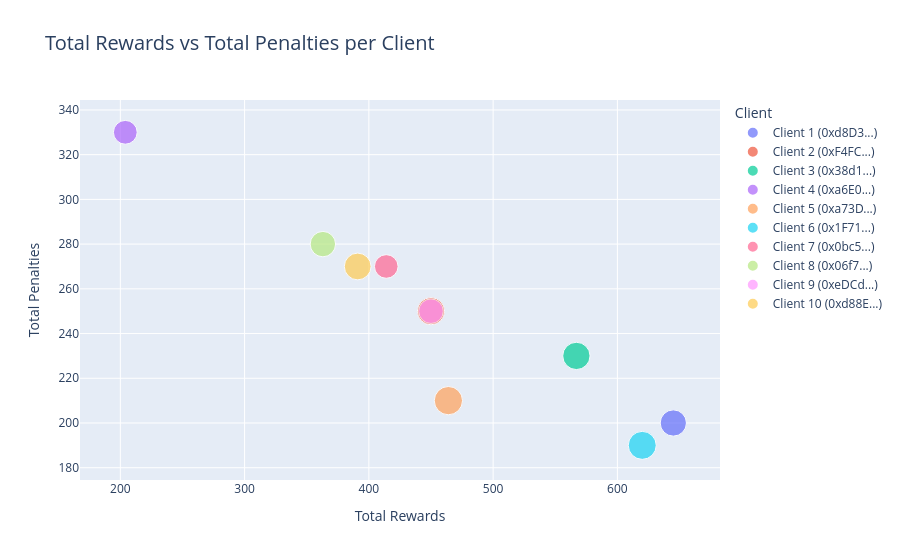

The code cell stored with this chart in its notebook:
### Code cell
import plotly.express as px

# 奖励与惩罚的关系散点图（交互式）
fig = px.scatter(
    merged_df,
    x='Total_Rewards',
    y='Total_Penalties',
    color='Client_Display',
    size='Final_Reputation',
    hover_data=['Final_Reputation'],
    title='Total Rewards vs Total Penalties per Client',
    labels={
        'Total_Rewards': 'Total Rewards',
        'Total_Penalties': 'Total Penalties',
        'Client_Display': 'Client'
    }
)

fig.update_layout(
    legend_title_text='Client',
    xaxis_title='Total Rewards',
    yaxis_title='Total Penalties',
    title_font_size=20
)

fig.show()

### Figure 1 — Plotly figure (JSON) as saved in the notebook; plotly's stock layout.template omitted (floating-point values rounded to 4 significant figures)
{"data": [{"customdata": [[1546]], "hovertemplate": "Client=Client 1 (0xd8D3...)<br>Total Rewards=%{x}<br>Total Penalties=%{y}<br>Final_Reputation=%{customdata[0]}<extra></extra>", "legendgroup": "Client 1 (0xd8D3...)", "marker": {"color": "#636efa", "size": [1546], "sizemode": "area", "sizeref": 4.482, "symbol": "circle"}, "mode": "markers", "name": "Client 1 (0xd8D3...)", "orientation": "v", "showlegend": true, "type": "scatter", "x": [645], "xaxis": "x", "y": [200], "yaxis": "y"}, {"customdata": [[1663]], "hovertemplate": "Client=Client 2 (0xF4FC...)<br>Total Rewards=%{x}<br>Total Penalties=%{y}<br>Final_Reputation=%{customdata[0]}<extra></extra>", "legendgroup": "Client 2 (0xF4FC...)", "marker": {"color": "#EF553B", "size": [1663], "sizemode": "area", "sizeref": 4.482, "symbol": "circle"}, "mode": "markers", "name": "Client 2 (0xF4FC...)", "orientation": "v", "showlegend": true, "type": "scatter", "x": [450], "xaxis": "x", "y": [250], "yaxis": "y"}, {"customdata": [[1673]], "hovertemplate": "Client=Client 3 (0x38d1...)<br>Total Rewards=%{x}<br>Total Penalties=%{y}<br>Final_Reputation=%{customdata[0]}<extra></extra>", "legendgroup": "Client 3 (0x38d1...)", "marker": {"color": "#00cc96", "size": [1673], "sizemode": "area", "sizeref": 4.482, "symbol": "circle"}, "mode": "markers", "name": "Client 3 (0x38d1...)", "orientation": "v", "showlegend": true, "type": "scatter", "x": [567], "xaxis": "x", "y": [230], "yaxis": "y"}, {"customdata": [[1268]], "hovertemplate": "Client=Client 4 (0xa6E0...)<br>Total Rewards=%{x}<br>Total Penalties=%{y}<br>Final_Reputation=%{customdata[0]}<extra></extra>", "legendgroup": "Client 4 (0xa6E0...)", "marker": {"color": "#ab63fa", "size": [1268], "sizemode": "area", "sizeref": 4.482, "symbol": "circle"}, "mode": "markers", "name": "Client 4 (0xa6E0...)", "orientation": "v", "showlegend": true, "type": "scatter", "x": [204], "xaxis": "x", "y": [330], "yaxis": "y"}, {"customdata": [[1793]], "hovertemplate": "Client=Client 5 (0xa73D...)<br>Total Rewards=%{x}<br>Total Penalties=%{y}<br>Final_Reputation=%{customdata[0]}<extra></extra>", "legendgroup": "Client 5 (0xa73D...)", "marker": {"color": "#FFA15A", "size": [1793], "sizemode": "area", "sizeref": 4.482, "symbol": "circle"}, "mode": "markers", "name": "Client 5 (0xa73D...)", "orientation": "v", "showlegend": true, "type": "scatter", "x": [464], "xaxis": "x", "y": [210], "yaxis": "y"}, {"customdata": [[1755]], "hovertemplate": "Client=Client 6 (0x1F71...)<br>Total Rewards=%{x}<br>Total Penalties=%{y}<br>Final_Reputation=%{customdata[0]}<extra></extra>", "legendgroup": "Client 6 (0x1F71...)", "marker": {"color": "#19d3f3", "size": [1755], "sizemode": "area", "sizeref": 4.482, "symbol": "circle"}, "mode": "markers", "name": "Client 6 (0x1F71...)", "orientation": "v", "showlegend": true, "type": "scatter", "x": [620], "xaxis": "x", "y": [190], "yaxis": "y"}, {"customdata": [[1253]], "hovertemplate": "Client=Client 7 (0x0bc5...)<br>Total Rewards=%{x}<br>Total Penalties=%{y}<br>Final_Reputation=%{customdata[0]}<extra></extra>", "legendgroup": "Client 7 (0x0bc5...)", "marker": {"color": "#FF6692", "size": [1253], "sizemode": "area", "sizeref": 4.482, "symbol": "circle"}, "mode": "markers", "name": "Client 7 (0x0bc5...)", "orientation": "v", "showlegend": true, "type": "scatter", "x": [414], "xaxis": "x", "y": [270], "yaxis": "y"}, {"customdata": [[1446]], "hovertemplate": "Client=Client 8 (0x06f7...)<br>Total Rewards=%{x}<br>Total Penalties=%{y}<br>Final_Reputation=%{customdata[0]}<extra></extra>", "legendgroup": "Client 8 (0x06f7...)", "marker": {"color": "#B6E880", "size": [1446], "sizemode": "area", "sizeref": 4.482, "symbol": "circle"}, "mode": "markers", "name": "Client 8 (0x06f7...)", "orientation": "v", "showlegend": true, "type": "scatter", "x": [363], "xaxis": "x", "y": [280], "yaxis": "y"}, {"customdata": [[1354]], "hovertemplate": "Client=Client 9 (0xeDCd...)<br>Total Rewards=%{x}<br>Total Penalties=%{y}<br>Final_Reputation=%{customdata[0]}<extra></extra>", "legendgroup": "Client 9 (0xeDCd...)", "marker": {"color": "#FF97FF", "size": [1354], "sizemode": "area", "sizeref": 4.482, "symbol": "circle"}, "mode": "markers", "name": "Client 9 (0xeDCd...)", "orientation": "v", "showlegend": true, "type": "scatter", "x": [450], "xaxis": "x", "y": [250], "yaxis": "y"}, {"customdata": [[1606]], "hovertemplate": "Client=Client 10 (0xd88E...)<br>Total Rewards=%{x}<br>Total Penalties=%{y}<br>Final_Reputation=%{customdata[0]}<extra></extra>", "legendgroup": "Client 10 (0xd88E...)", "marker": {"color": "#FECB52", "size": [1606], "sizemode": "area", "sizeref": 4.482, "symbol": "circle"}, "mode": "markers", "name": "Client 10 (0xd88E...)", "orientation": "v", "showlegend": true, "type": "scatter", "x": [391], "xaxis": "x", "y": [270], "yaxis": "y"}], "layout": {"legend": {"itemsizing": "constant", "title": {"text": "Client"}, "tracegroupgap": 0}, "title": {"font": {"size": 20}, "text": "Total Rewards vs Total Penalties per Client"}, "xaxis": {"anchor": "y", "domain": [0, 1], "title": {"text": "Total Rewards"}}, "yaxis": {"anchor": "x", "domain": [0, 1], "title": {"text": "Total Penalties"}}}}
